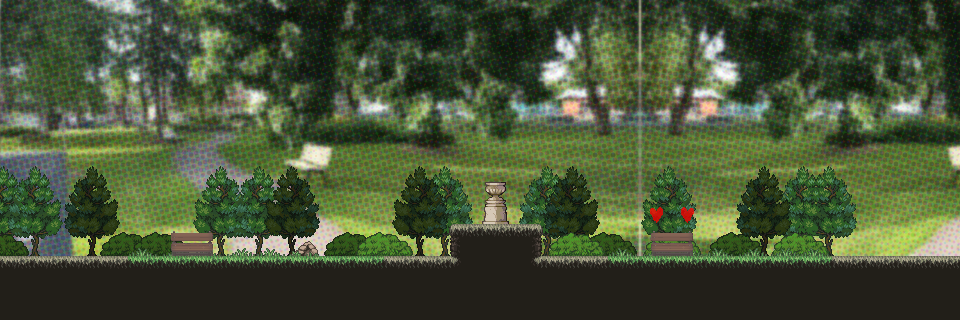

This game map was drawn from its Tiled (.tmx) file and the tilesets committed beside it. A one-line description and the full map source follow:
An orthogonal 30x10 tile map with 32x32 px tiles, 6 tile layers (bg, surf3, surf2, surf, ...), 4 tilesets and 5 objects.

<map version="1.10" tiledversion="1.11.0" orientation="orthogonal" renderorder="right-down" width="30" height="10" tilewidth="32" tileheight="32" infinite="0" nextlayerid="8" nextobjectid="7">
 <editorsettings>
  <export target="../public/assets/levels/level2.json" format="json" />
 </editorsettings>
 <tileset firstgid="1" name="tileset2" tilewidth="32" tileheight="32" tilecount="52" columns="13">
  <image source="tileset2.png" width="416" height="128" />
 </tileset>
 <tileset firstgid="53" name="tileset4" tilewidth="32" tileheight="32" tilecount="1160" columns="116">
  <image source="tileset4.png" width="3712" height="320" />
 </tileset>
 <tileset firstgid="1213" name="tileset3" tilewidth="32" tileheight="32" tilecount="36" columns="9">
  <image source="tileset3.png" width="288" height="128" />
 </tileset>
 <tileset firstgid="1249" name="tileset5" tilewidth="32" tileheight="32" tilecount="198" columns="11">
  <image source="tileset5.png" width="352" height="576" />
 </tileset>
 <layer id="1" name="bg" width="30" height="10">
  <data encoding="csv">
189,190,191,192,193,194,195,196,197,198,199,200,201,202,203,204,205,206,207,208,2147483856,2147483855,2147483854,2147483853,2147483852,2147483851,2147483850,2147483849,2147483848,2147483847,
305,306,307,308,309,310,311,312,313,314,315,316,317,318,319,320,321,322,323,324,2147483972,2147483971,2147483970,2147483969,2147483968,2147483967,2147483966,2147483965,2147483964,2147483963,
421,422,423,424,425,426,427,428,429,430,431,432,433,434,435,436,437,438,439,440,2147484088,2147484087,2147484086,2147484085,2147484084,2147484083,2147484082,2147484081,2147484080,2147484079,
537,538,539,540,541,542,543,544,545,546,547,548,549,550,551,552,553,554,555,556,2147484204,2147484203,2147484202,2147484201,2147484200,2147484199,2147484198,2147484197,2147484196,2147484195,
653,654,655,656,657,658,659,660,661,662,663,664,665,666,667,668,669,670,671,672,2147484320,2147484319,2147484318,2147484317,2147484316,2147484315,2147484314,2147484313,2147484312,2147484311,
769,770,771,772,773,774,775,776,777,778,779,780,781,782,783,784,785,786,787,788,2147484436,2147484435,2147484434,2147484433,2147484432,2147484431,2147484430,2147484429,2147484428,2147484427,
885,886,887,888,889,890,891,892,893,894,895,896,897,898,899,900,901,902,903,904,2147484552,2147484551,2147484550,2147484549,2147484548,2147484547,2147484546,2147484545,2147484544,2147484543,
1001,1002,1003,1004,1005,1006,1007,1008,1009,1010,1011,1012,1013,1014,1015,1016,1017,1018,1019,1020,2147484668,2147484667,2147484666,2147484665,2147484664,2147484663,2147484662,2147484661,2147484660,2147484659,
1117,1118,1119,1120,1121,1122,1123,1124,1125,1126,1127,1128,1129,1130,1131,1132,1133,1134,1135,1136,2147484784,2147484783,2147484782,2147484781,2147484780,2147484779,2147484778,2147484777,2147484776,2147484775,
1117,1118,1119,1120,1121,1122,1123,1124,1125,1126,1127,1128,1129,1130,1131,1132,1133,1134,1135,1136,2147484784,2147484783,2147484782,2147484781,2147484780,2147484779,2147484778,2147484777,2147484776,2147484775
</data>
 </layer>
 <layer id="4" name="surf3" width="30" height="10">
  <data encoding="csv">
0,0,0,0,0,0,0,0,0,0,0,0,0,0,0,0,0,0,0,0,0,0,0,0,0,0,0,0,0,0,
0,0,0,0,0,0,0,0,0,0,0,0,0,0,0,0,0,0,0,0,0,0,0,0,0,0,0,0,0,0,
0,0,0,0,0,0,0,0,0,0,0,0,0,0,0,0,0,0,0,0,0,0,0,0,0,0,0,0,0,0,
0,0,0,0,0,0,0,0,0,0,0,0,0,0,0,0,0,0,0,0,0,0,0,0,0,0,0,0,0,0,
0,0,0,0,0,0,0,0,0,0,0,0,0,0,0,0,0,0,0,0,0,0,0,0,0,0,0,0,0,0,
2147484939,0,0,0,0,0,0,2147484940,2147484939,0,0,0,0,1291,1292,0,2147484940,2147484939,0,0,0,0,0,0,2147484940,2147484939,0,0,0,0,
2147484950,0,0,0,0,0,0,2147484951,2147484950,0,0,0,0,1302,1303,0,2147484951,2147484950,0,0,0,0,0,0,2147484951,2147484950,0,0,0,0,
2147484961,0,0,1363,1364,0,0,2147484962,2147484961,0,0,0,0,1313,1314,0,2147484962,2147484961,1363,1364,0,0,1363,1364,2147484962,2147484961,0,0,0,0,
0,0,0,0,0,0,0,0,0,0,0,0,0,0,0,0,0,0,0,0,0,0,0,0,0,0,0,0,0,0,
0,0,0,0,0,0,0,0,0,0,0,0,0,0,0,0,0,0,0,0,0,0,0,0,0,0,0,0,0,0
</data>
 </layer>
 <layer id="3" name="surf2" width="30" height="10">
  <data encoding="csv">
0,0,0,0,0,0,0,0,0,0,0,0,0,0,0,0,0,0,0,0,0,0,0,0,0,0,0,0,0,0,
0,0,0,0,0,0,0,0,0,0,0,0,0,0,0,0,0,0,0,0,0,0,0,0,0,0,0,0,0,0,
0,0,0,0,0,0,0,0,0,0,0,0,0,0,0,0,0,0,0,0,0,0,0,0,0,0,0,0,0,0,
0,0,0,0,0,0,0,0,0,0,0,0,0,0,0,0,0,0,0,0,0,0,0,0,0,0,0,0,0,0,
0,0,0,0,0,0,0,0,0,0,0,0,0,0,0,0,0,0,0,0,0,0,0,0,0,0,0,0,0,0,
2147484940,2147484939,2147484973,2147484972,0,0,1291,1292,1324,1325,0,0,1324,1325,0,0,0,2147484973,2147484972,0,1291,1292,0,2147484973,2147484972,1291,1292,0,0,0,
2147484951,2147484950,2147484984,2147484983,0,0,1302,1303,1335,1336,0,0,1335,1336,0,0,0,2147484984,2147484983,0,1302,1303,0,2147484984,2147484983,1302,1303,0,0,0,
2147484962,2147484961,2147484995,2147484994,1363,1364,1313,1314,1346,1347,1363,1364,1346,1347,0,0,0,2147484995,2147484994,0,1313,1314,0,2147484995,2147484994,1313,1314,0,0,0,
0,0,0,0,0,0,0,0,0,0,0,0,0,0,0,0,0,0,0,0,0,0,0,0,0,0,0,0,0,0,
0,0,0,0,0,0,0,0,0,0,0,0,0,0,0,0,0,0,0,0,0,0,0,0,0,0,0,0,0,0
</data>
 </layer>
 <layer id="2" name="surf" width="30" height="10">
  <data encoding="csv">
0,0,0,0,0,0,0,0,0,0,0,0,0,0,0,0,0,0,0,0,0,0,0,0,0,0,0,0,0,0,
0,0,0,0,0,0,0,0,0,0,0,0,0,0,0,0,0,0,0,0,0,0,0,0,0,0,0,0,0,0,
0,0,0,0,0,0,0,0,0,0,0,0,0,0,0,0,0,0,0,0,0,0,0,0,0,0,0,0,0,0,
0,0,0,0,0,0,0,0,0,0,0,0,0,0,0,0,0,0,0,0,0,0,0,0,0,0,0,0,0,0,
0,0,0,0,0,0,0,0,0,0,0,0,0,0,0,0,0,0,0,0,0,0,0,0,0,0,0,0,0,0,
0,0,0,0,0,0,0,0,0,0,0,0,0,0,0,1258,0,0,0,0,0,0,0,0,0,0,0,0,0,0,
0,0,0,0,0,0,0,0,0,0,0,0,0,0,0,1269,0,0,0,0,0,0,0,0,0,0,0,0,0,0,
1364,0,0,0,0,0,0,0,0,0,0,1329,1330,1370,1371,1338,1339,1329,1330,0,1329,1330,0,0,1329,1330,0,0,0,0,
1338,1338,1338,1338,1250,1250,1250,1250,1250,1250,1250,1250,1338,1338,1374,1349,1375,1338,1338,1250,1250,1250,1250,1250,1250,1250,1338,1338,1338,1338,
1349,1349,1349,1349,1349,1349,1349,1349,1349,1349,1349,1349,1349,1349,1349,1349,1349,1349,1349,1349,1349,1349,1349,1349,1349,1349,1349,1349,1349,1349
</data>
 </layer>
 <layer id="6" name="top1" width="30" height="10">
  <data encoding="csv">
0,0,0,0,0,0,0,0,0,0,0,0,0,0,0,0,0,0,0,0,0,0,0,0,0,0,0,0,0,0,
0,0,0,0,0,0,0,0,0,0,0,0,0,0,0,0,0,0,0,0,0,0,0,0,0,0,0,0,0,0,
0,0,0,0,0,0,0,0,0,0,0,0,0,0,0,0,0,0,0,0,0,0,0,0,0,0,0,0,0,0,
0,0,0,0,0,0,0,0,0,0,0,0,0,0,0,0,0,0,0,0,0,0,0,0,0,0,0,0,0,0,
0,0,0,0,0,0,0,0,0,0,0,0,0,0,0,0,0,0,0,0,0,0,0,0,0,0,0,0,0,0,
0,0,0,0,0,0,0,0,0,0,0,0,0,0,0,0,0,0,0,0,0,0,0,0,0,0,0,0,0,0,
0,0,0,0,0,0,0,0,0,0,0,0,0,0,0,0,0,0,0,0,0,0,0,0,0,0,0,0,0,0,
0,0,0,0,1315,2147484963,1315,2147484963,1315,1326,0,0,0,0,0,0,0,0,0,1315,2147484963,2147484963,1315,2147484963,2147484963,1315,0,0,0,0,
0,0,0,0,0,0,0,0,0,0,0,0,0,0,0,0,0,0,0,0,0,0,0,0,0,0,0,0,0,0,
0,0,0,0,0,0,0,0,0,0,0,0,0,0,0,0,0,0,0,0,0,0,0,0,0,0,0,0,0,0
</data>
 </layer>
 <layer id="7" name="top2" width="30" height="10">
  <data encoding="csv">
0,0,0,0,0,0,0,0,0,0,0,0,0,0,0,0,0,0,0,0,0,0,0,0,0,0,0,0,0,0,
0,0,0,0,0,0,0,0,0,0,0,0,0,0,0,0,0,0,0,0,0,0,0,0,0,0,0,0,0,0,
0,0,0,0,0,0,0,0,0,0,0,0,0,0,0,0,0,0,0,0,0,0,0,0,0,0,0,0,0,0,
0,0,0,0,0,0,0,0,0,0,0,0,0,0,0,0,0,0,0,0,0,0,0,0,0,0,0,0,0,0,
0,0,0,0,0,0,0,0,0,0,0,0,0,0,0,0,0,0,0,0,0,0,0,0,0,0,0,0,0,0,
0,0,0,0,0,0,0,0,0,0,0,0,0,0,0,0,0,0,0,0,0,0,0,0,0,0,0,0,0,0,
0,0,0,0,0,0,0,0,0,0,0,0,0,0,0,0,0,0,0,0,1341,2147484989,0,0,0,0,0,0,0,0,
0,0,0,0,0,1352,1353,0,0,0,0,0,0,0,0,0,0,0,0,0,1352,1353,0,0,0,0,0,0,0,0,
0,0,0,0,0,0,0,0,0,0,0,0,0,0,0,0,0,0,0,0,0,0,0,0,0,0,0,0,0,0,
0,0,0,0,0,0,0,0,0,0,0,0,0,0,0,0,0,0,0,0,0,0,0,0,0,0,0,0,0,0
</data>
 </layer>
 <objectgroup id="5" name="collisions">
  <object id="1" x="-5.33333" y="254.667" width="1010.67" height="202.667" />
  <object id="2" x="450.667" y="226.667" width="89.3333" height="52" />
  <object id="3" x="486.667" y="182.667" width="16" height="50.6667" />
  <object id="4" x="172" y="245.333" width="38.6667" height="9.33333" />
  <object id="5" x="652" y="245.333" width="37.3333" height="26.6667" />
 </objectgroup>
</map>
